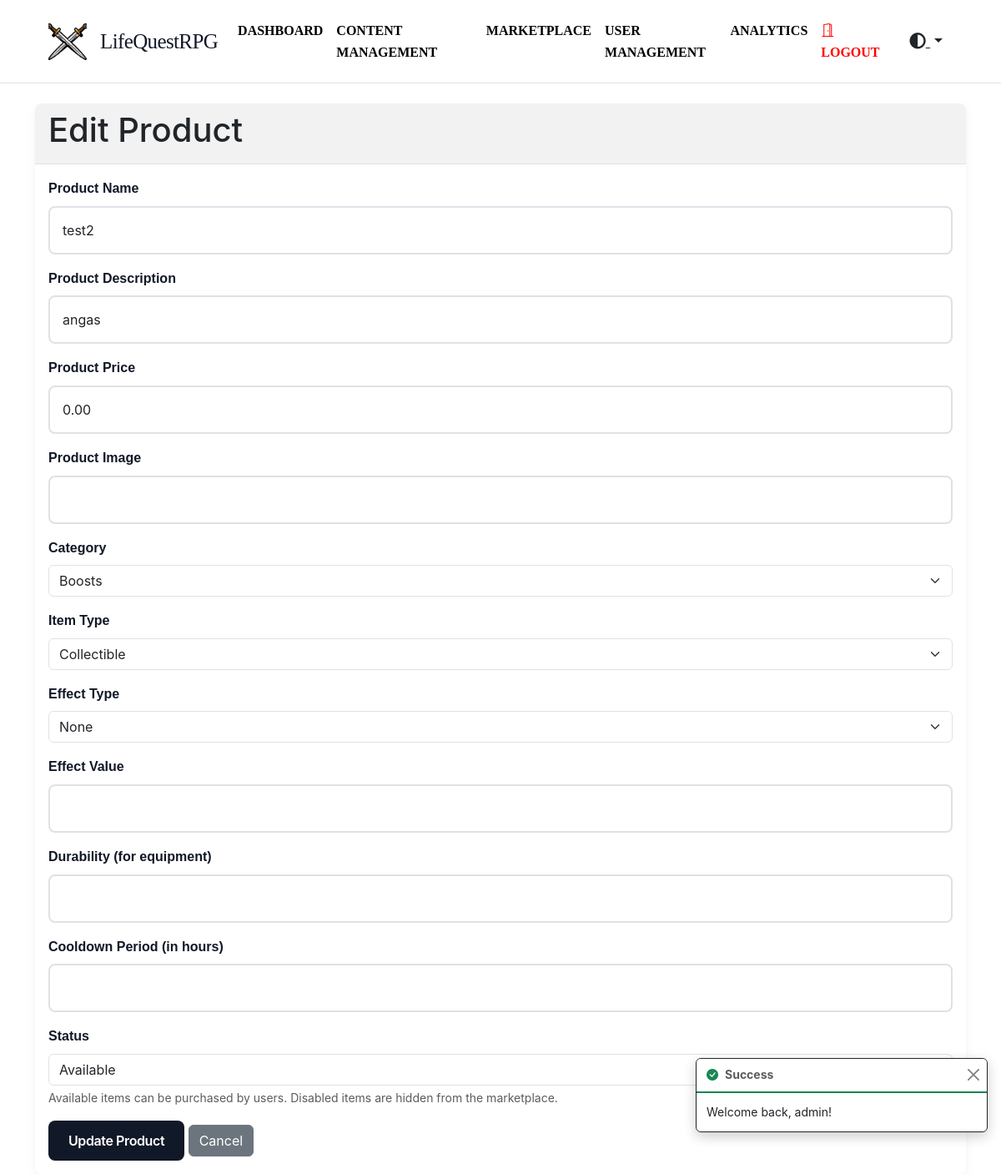
Page /marketplace/edit/1 (signed in) on the committed database.
### tables this page shows
CREATE TABLE `marketplace_items` (
  `item_id` int NOT NULL,
  `item_name` varchar(255) NOT NULL,
  `item_description` text,
  `item_price` decimal(10,2) NOT NULL,
  `image_url` varchar(255) DEFAULT NULL,
  `category_id` int DEFAULT NULL,
  `item_type` enum('consumable','equipment','collectible','boost') DEFAULT 'collectible',
  `effect_type` varchar(50) DEFAULT NULL,
  `effect_value` int DEFAULT NULL,
  `durability` int DEFAULT NULL,
  `cooldown_period` int DEFAULT NULL,
  `status` enum('available','disabled') DEFAULT 'available'
);

### app/Controllers/MarketplaceController.php (called while the page is built, shortened)
<?php
class MarketplaceController extends Controller
{
  protected $marketplaceModel;
  public function __construct()
  {
    $this->marketplaceModel = new Marketplace();
  }
  public function edit($id)
  {
    $item = $this->marketplaceModel->GetItemById($id);
    $items = $this->marketplaceModel->findBy('item_id', $id);
    return $this->view('marketplace/edit', [
      'title' => 'Edit Product',
      'content' => 'Edit product details',
      'item' => $item,
      'items' => $items
    ]);
  }
}

### app/Core/Router.php (called while the page is built, shortened)
<?php
class Router
{
  protected $routes = [
    'GET' => [],
    'POST' => [],
    'PUT' => [],
    'DELETE' => []
  ];
  public function get(string $uri, array $controller, array $middleware = [])
  {
    $this->routes['GET'][$uri] = [
      'controller' => $controller,
      'middleware' => $middleware
    ];
    return $this;
  }
  public function post(string $uri, array $controller, array $middleware = [])
  {
    $this->routes['POST'][$uri] = [
      'controller' => $controller,
      'middleware' => $middleware
    ];
    return $this;
  }
  public function put(string $uri, array $controller, array $middleware = [])
  {
    $this->routes['PUT'][$uri] = [
      'controller' => $controller,
      'middleware' => $middleware
    ];
    return $this;
  }
  public function delete(string $uri, array $controller, array $middleware = [])
  {
    $this->routes['DELETE'][$uri] = [
      'controller' => $controller,
      'middleware' => $middleware
    ];
    return $this;
  }
  public function dispatch(string $uri, string $method)
  {
    $uri = $this->removeQueryString($uri);
    foreach ($this->routes[$method] as $route => $config) {
      if ($this->matchRoute($route, $uri)) {
        return $this->callAction(
          $config['controller'][0],
          $config['controller'][1]
        );
      }
    }
    throw new Exception("No route defined for {$uri} with method {$method}");
  }
  protected function matchRoute(string $route, string $uri)
  {
    if (strpos($route, '{') === false) {
      return false;
    }
    $pattern = preg_replace('/{([a-zA-Z0-9_]+)}/', '([^/]+)', $route);
    $pattern = '#^' . $pattern . '$#';
    if (preg_match($pattern, $uri, $matches)) {
      return true;
    }
    return false;
  }
  protected function removeQueryString(string $uri)
  {
    return parse_url($uri, PHP_URL_PATH) ?? $uri;
  }
  protected function callAction(string $controller, string $action)
  {
    $controller = new $controller();
    $params = [];
    foreach ($_GET as $key => $value) {
      if ($key !== 'url') {
        $params[] = $value;
      }
    }
    return call_user_func_array([$controller, $action], $params);
  }
}

### web/bootstrap.php (called while the page is built, shortened)
<?php
$config = require_once __DIR__ . '/../config/config.php';
$database = require_once __DIR__ . '/../config/database.php';
$router = new Router();
$uri = $_SERVER['REQUEST_URI'] ?? '/';
$method = $_SERVER['REQUEST_METHOD'] ?? 'GET';
try {
  $router->dispatch($uri, $method);
} catch (Exception $e) {
  if ($config['debug']) {
    echo '<h1>Error</h1>';
    echo '<p>' . $e->getMessage() . '</p>';
    echo '<pre>' . $e->getTraceAsString() . '</pre>';
  } else {
    http_response_code(404);
    require_once __DIR__ . '/../app/Views/errors/404.php';
  }
}

### public/index.php (called while the page is built, shortened)
<?php
require_once ROOT_PATH . '/web/bootstrap.php';
?>

### app/Core/Database.php (called while the page is built, shortened)
<?php
class Database
{
  protected $pdo;
  protected $statement;
  public function __construct(array $config)
  {
    $dsn = "mysql:host={$config['host']};dbname={$config['database']};charset={$config['charset']}";
    $options = [
      PDO::ATTR_ERRMODE => PDO::ERRMODE_EXCEPTION,
      PDO::ATTR_DEFAULT_FETCH_MODE => PDO::FETCH_ASSOC,
      PDO::ATTR_EMULATE_PREPARES => false,
    ];
    try {
      $this->pdo = new PDO($dsn, $config['username'], $config['password'], $options);
    } catch (PDOException $e) {
      throw new PDOException($e->getMessage(), (int) $e->getCode());
    }
  }
  public function query(string $sql)
  {
    $this->statement = $this->pdo->prepare($sql);
    return $this;
  }
  public function bind(array $parameters)
  {
    foreach ($parameters as $key => $value) {
      if (is_array($value)) {
        $value = json_encode($value);
        $paramType = PDO::PARAM_STR;
      } else {
        $paramType = is_int($value) ? PDO::PARAM_INT : PDO::PARAM_STR;
      }
      $this->statement->bindValue(
        is_numeric($key) ? $key : $key,
        $value,
        $paramType
      );
    }
    return $this;
  }
  public function execute()
  {
    $this->statement->execute();
    return $this;
  }
  public function fetchAll()
  {
    return $this->statement->fetchAll();
  }
  public function fetch()
  {
    return $this->statement->fetch();
  }
}
?>

### app/Core/Model.php (called while the page is built, shortened)
<?php
abstract class Model
{
  protected static $db;
  protected static $table;
  public static function setDatabase(Database $database)
  {
    self::$db = $database;
  }
  public function findBy(string $column, $value)
  {
    return self::$db->query("SELECT * FROM " . static::$table . " WHERE {$column} = ?")
      ->bind([1 => $value])
      ->execute()
      ->fetch();
  }
}

### app/Models/Marketplace.php (called while the page is built, shortened)
<?php
class Marketplace extends Model
{
  public function getAllCategories()
  {
    return self::$db->query("
      SELECT *
      FROM item_categories
      ORDER BY category_name
    ")
      ->execute()
      ->fetchAll();
  }
}

### app/Views/marketplace/edit.php (the view, shortened to what this page needs)
<div class="card">
  <div class="card-header">
    <h1><?= $title ?? 'Edit Product' ?></h1>
  </div>
  <div class="card-body">
    <form method="POST" action="/marketplace/<?= $items['item_id'] ?? '' ?>" enctype="multipart/form-data">
      <div class="mb-3">
        <label for="productName" class="form-label">Product Name</label>
        <input type="text" class="form-control" id="productName" name="productName" value="<?= $items['item_name'] ?>"
          required>
      </div>
      <div class="mb-3">
        <label for="productDescription" class="form-label">Product Description</label>
        <input type="text" class="form-control" id="productDescription" name="productDescription"
          value="<?= $items['item_description'] ?>">
      </div>
      <div class="mb-3">
        <label for="productPrice" class="form-label">Product Price</label>
        <input type="number" class="form-control" id="productPrice" name="productPrice"
          value="<?= $items['item_price'] ?>" required>
      </div>
      <div class="mb-3">
        <label for="productImage" class="form-label">Product Image</label>
        <input type="text" class="form-control" id="productImage" name="productImage"
          value="<?= $items['image_url'] ?>">
      </div>
      <div class="mb-3">
        <label for="category" class="form-label">Category</label>
        <select class="form-select" id="category" name="category">
          <?php
          $categories = (new \App\Models\Marketplace())->getAllCategories();
          foreach ($categories as $category): ?>
            <option value="<?= $category['category_id'] ?>" <?= ($items['category_id'] == $category['category_id']) ? 'selected' : '' ?>>
              <?= $category['category_name'] ?>
            </option>
          <?php endforeach; ?>
        </select>
      </div>
      <div class="mb-3">
        <label for="itemType" class="form-label">Item Type</label>
        <select class="form-select" id="itemType" name="itemType">
          <option value="collectible" <?= ($items['item_type'] == 'collectible') ? 'selected' : '' ?>>Collectible</option>
        </select>
      </div>
      <div id="effectFields" class="mb-3">
        <label for="effectType" class="form-label">Effect Type</label>
        <select class="form-select" id="effectType" name="effectType">
          <option value="">None</option>
        </select>
      </div>
      <div class="mb-3">
        <label for="effectValue" class="form-label">Effect Value</label>
        <input type="number" class="form-control" id="effectValue" name="effectValue"
          value="<?= $items['effect_value'] ?? '' ?>">
      </div>
      <div class="mb-3">
        <label for="durability" class="form-label">Durability (for equipment)</label>
        <input type="number" class="form-control" id="durability" name="durability"
          value="<?= $items['durability'] ?? '' ?>">
      </div>
      <div class="mb-3">
        <label for="cooldownPeriod" class="form-label">Cooldown Period (in hours)</label>
        <input type="number" class="form-control" id="cooldownPeriod" name="cooldownPeriod"
          value="<?= $items['cooldown_period'] ?? '' ?>">
      </div>
      <div class="mb-3">
        <label for="status" class="form-label">Status</label>
        <select class="form-select" id="status" name="status">
          <option value="available" <?= ($items['status'] ?? 'available') == 'available' ? 'selected' : '' ?>>Available
          </option>
        </select>
        <div class="form-text">Available items can be purchased by users. Disabled items are hidden from the
          marketplace.</div>
      </div>
      <button type="submit" class="btn btn-primary">Update Product</button>
      <a href="/marketplace" class="btn btn-secondary">Cancel</a>
    </form>
  </div>
</div>

### public/assets/css/style.css (style rules this page uses)
:root { --primary-color: #111827; --secondary-color: #ffffff; --accent-color: #4b5563; --text-color: #374151; --background-color: #ffffff; --border-color: #e5e7eb; }
body { font-family: 'Inter', -apple-system, BlinkMacSystemFont, 'Segoe UI', Roboto, sans-serif; line-height: 1.6; color: var(--text-color); background-color: var(--background-color); -webkit-font-smoothing: antialiased; }
.btn-primary { background-color: var(--primary-color); border: none; color: var(--secondary-color); padding: 0.75rem 1.5rem; font-weight: 600; letter-spacing: -0.025em; border-radius: 0.5rem; transition: all 0.2s ease; }
.card { border: none; border-radius: 8px; overflow: hidden; box-shadow: 0 4px 12px rgba(0, 0, 0, 0.05); }

### public/assets/css/navbar.css (style rules this page uses)
body.theme-light { --bg-primary: #ffffff; --bg-secondary: #f8f9fa; --text-primary: #212529; --text-secondary: #6c757d; --border-color: #dee2e6; --card-bg: #ffffff; --card-border: #dee2e6; --navbar-bg: #ffffff; --sidebar-bg: #f8f9fa; --box-shadow: 0 4px 8px rgba(0, 0, 0, 0.1); }

### public/assets/css/themes.css (style rules this page uses)
body.theme-light { --bg-primary: #ffffff; --bg-secondary: #f8f9fa; --text-primary: #212529; --text-secondary: #6c757d; --border-color: #dee2e6; --card-bg: #ffffff; --card-border: #dee2e6; --navbar-bg: #ffffff; --sidebar-bg: #f8f9fa; --box-shadow: 0 4px 8px rgba(0, 0, 0, 0.1); --input-bg: #fff; --input-text: #212529; --input-placeholder: #6c757d; --input-focus-bg: #fff; --input-focus-border: #86b7fe; }
body.color-default { --accent-color: #212529; --accent-color-hover: #16181b; --accent-color-rgb: 33, 37, 41; --accent-color-light: rgba(33, 37, 41, 0.1); --accent-color-border: rgba(33, 37, 41, 0.3); }
html, body { transition: background-color 0.3s ease, color 0.3s ease, border-color 0.3s ease, box-shadow 0.3s ease; }
html [class*="form-"], html .card, html .btn, html .navbar, html .list-group-item, html .dropdown-menu, html .alert { transition: background-color 0.3s ease, color 0.3s ease, border-color 0.3s ease, box-shadow 0.3s ease; }
body { background-color: var(--bg-primary); color: var(--text-primary); }
.card { background-color: var(--card-bg); border-color: var(--card-border); color: var(--text-primary); }
.card-header { background-color: rgba(0, 0, 0, 0.05); border-bottom: 1px solid var(--border-color); }
.form-control, .form-select { background-color: var(--input-bg); border-color: var(--border-color); color: var(--input-text); }

### public/assets/css/login.css (style rules this page uses)
:root { --primary-color: var(--text-primary, #111827); --secondary-color: var(--bg-primary, #ffffff); --accent-color: var(--accent-color, #4b5563); --text-color: var(--text-primary, #374151); --background-color: var(--bg-primary, #ffffff); --border-color: #e5e7eb; --highlight-color: #2196F3; }
.form-label { font-weight: 600; color: var(--primary-color); margin-bottom: 8px; font-family: 'Pixelify Sans', sans-serif; }
.form-control { border: 2px solid var(--border-color); border-radius: 8px; padding: 15px; transition: all 0.3s ease; background-color: var(--input-bg, rgba(255, 255, 255, 0.8)); color: var(--input-text, inherit); }

### rows in the picture
marketplace_items: productName "test2", productDescription "angas", productPrice "0.00", itemType "Collectible", status "Available"

### other values in the picture
$title "Edit Product"
$_SESSION['success'] "Welcome back, admin!"
form field category "Boosts"
